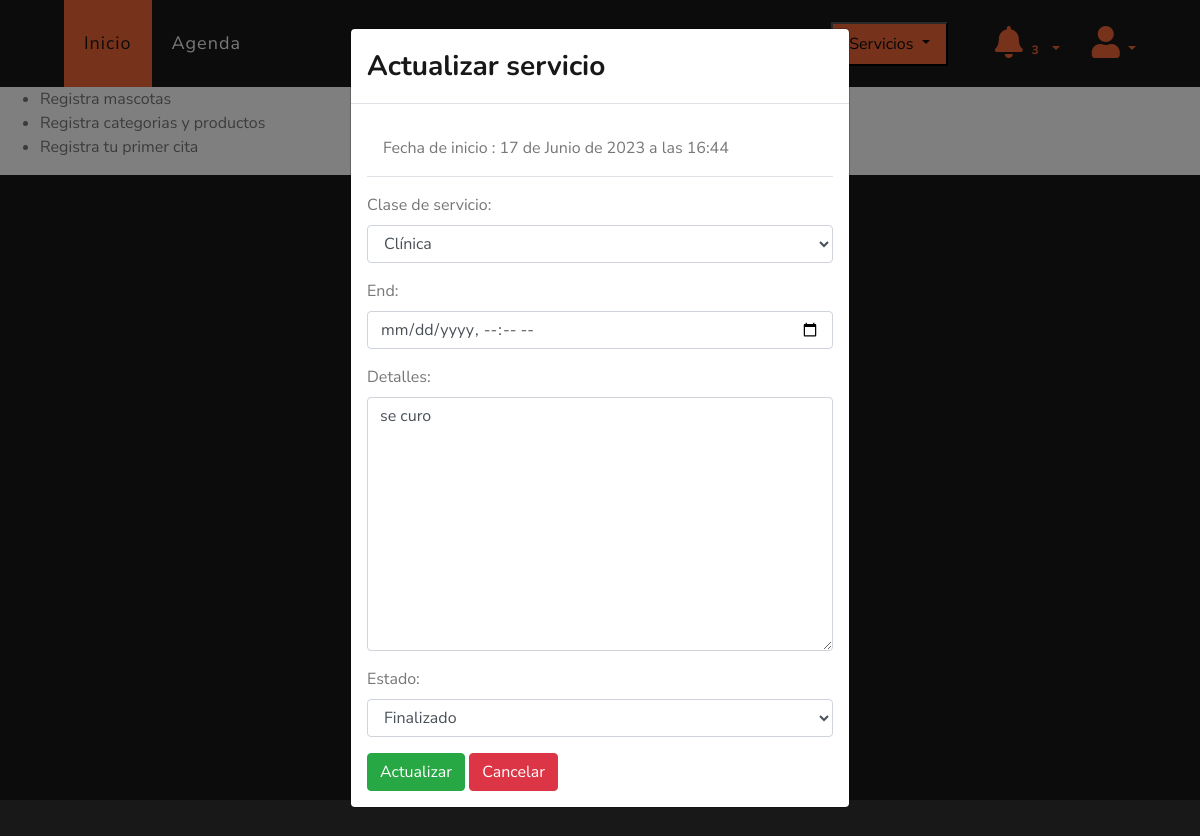
Screenshot of /actualizar/servicio/1 (signed in) with the database file from the repository.
### veterinary/models.py (models this page shows, shortened)
class Services(models.Model):
    SERVICES = [('CL', 'Clínica'), ('GU', 'Guardería'), ('PE', 'Peluquería')]
    STATES = [('Activo', 'Activo'), ('Finalizado', 'Finalizado')]
    veterinary = models.ForeignKey(Veterinary, on_delete=models.PROTECT, null=True, blank=True)
    pet = models.ForeignKey(Pet, on_delete=models.CASCADE, related_name='servicios')
    type = models.CharField(max_length=20, choices=SERVICES, verbose_name='tipo_servicio')
    start = models.DateTimeField(verbose_name='fecha_inicio')
    end = models.DateTimeField(null=True, blank=True, verbose_name='fecha_final')
    details = models.TextField(null=True, blank=True, verbose_name='observaciones')
    state = models.CharField(max_length=10, choices=STATES, verbose_name='Estado', default='Activo')
    total_time = models.IntegerField(null=True, blank=True, verbose_name='Tiempo')

### veterinary/views.py (the view, shortened to what this page needs)
# urls.py: path('actualizar/servicio/<int:id>', views.updateService, name="updateService"),
@login_required(login_url="login")
def updateService(request, id):
    instanceService = Services.objects.get(id=id)
    fecha = instanceService.start
    form = ServiceForm(instance=instanceService)
    return render(request, 'veterinary/updateService.html', {'form': form, 'fecha': fecha})

### veterinary/forms.py
class ServiceForm(ModelForm):
    end = DateTimeField(
        widget=DateTimeInput(attrs={'type': 'datetime-local', 'class': 'form-control', 'labels': 'Finalizacion'}),
        required=False
    )
    class Meta:
        model = Services
        fields = ['type', 'end', 'details', 'state', 'pet', 'total_time']
        widgets = {
            'pet': HiddenInput(attrs={'class': 'form-control', 'readonly': True}),
            'details': Textarea(attrs={'class': 'form-control'}),
            'type': Select(attrs={'class': 'form-control'}),
            'state': Select(attrs={'class': 'form-control'}),
            'total_time': HiddenInput(attrs={'class': 'form-control'})
        }
        labels = {
            'pet': 'Mascota',
            'details': 'Detalles',
            'type': 'Clase de servicio',
            'state': 'Estado',
            'total_time': 'Tiempo de finalizacion',
        }

### veterinary/views.py (called while the page is built)
def check_notifications(request):
    if not request.user.is_authenticated:
        veterinary_logued = Veterinary.objects.get(id=1)
    else:
        veterinary_logued = request.user.veterinary
    if not Client.objects.filter(veterinary=veterinary_logued).exists():
        messages.info(request, 'Registra clientes')
    if not Pet.objects.filter(client__veterinary=veterinary_logued).exists():
        messages.info(request, 'Registra mascotas')
    if not Category.objects.filter(veterinary=veterinary_logued).exists():
        messages.info(request, 'Registra categorias y productos')
    if not Events.objects.filter(veterinary=veterinary_logued).exists():
        messages.info(request, 'Registra tu primer cita')

### templates/veterinary/updateService.html (shortened to what this page needs)
{% extends 'layout/base.html' %}
{% block 'style' %}
{% load static %}
<link rel="stylesheet" href="{% static 'css/estilo.css' %}">
{% endblock %}
{% block 'header' %}
{% include 'layout/partials/headerbase.html' %}
{% endblock %}
{% block 'content' %}
{% if form.instance %}
<div class="modal fade" id="myModal" tabindex="-1" role="dialog" aria-labelledby="myModalLabel" data-backdrop="static" data-keyboard="false">
  <div class="modal-dialog" role="document">
    <div class="modal-content">
      <div class="modal-header">
        <h3 class="modal-title" id="myModalLabel">Actualizar servicio</h3>
      </div>
      <div class="modal-body">
        <p class="modal-header">Fecha de inicio : {{ fecha }}</p>
        <form method="post" id="update-form">
          {{ form.as_p }}
          <input type="submit" class="btn btn-success" value="Actualizar">
          <a href="{% url 'home' %}" class="btn btn-danger">Cancelar</a>
        </form>
      </div>
    </div>
  </div>
</div>
{% endif %}
{% if messages %}
<ul class="messages">
    {% for message in messages %}
    <li{% if message.tags %} class="{{ message.tags }}"{% endif %}>{{ message }}</li>
    {% endfor %}
</ul>
{% endif %}
<div class="container-fluid" style="background-color: #181818;">
  <div class="row">
  </div>
</div>
{% endblock %}

### rows the page displays
Services: start "17 de Junio de 2023 a las 16:44", type "Clínica", details "se curo", state "Finalizado"

### other values shown
{{ messages|length }} "3"
{{ message }} "Registra mascotas" "Registra categorias y productos" "Registra tu primer cita"
